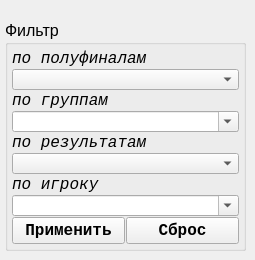
      <widget class="QWidget" name="page_10">
       <widget class="QGroupBox" name="groupBox_filter_group_semifinal">
        <property name="geometry">
         <rect>
          <x>5</x>
          <y>20</y>
          <width>241</width>
          <height>231</height>
         </rect>
        </property>
        <property name="font">
         <font>
          <pointsize>12</pointsize>
          <weight>50</weight>
          <bold>false</bold>
         </font>
        </property>
        <property name="title">
         <string>Фильтр</string>
        </property>
        <layout class="QVBoxLayout" name="verticalLayout_44">
         <property name="spacing">
          <number>1</number>
         </property>
         <property name="leftMargin">
          <number>4</number>
         </property>
         <property name="topMargin">
          <number>4</number>
         </property>
         <property name="rightMargin">
          <number>4</number>
         </property>
         <property name="bottomMargin">
          <number>4</number>
         </property>
         <item>
          <layout class="QVBoxLayout" name="verticalLayout_2">
           <property name="spacing">
            <number>1</number>
           </property>
           <item>
            <layout class="QVBoxLayout" name="verticalLayout_14">
             <property name="spacing">
              <number>1</number>
             </property>
             <item>
              <widget class="QLabel" name="label_34">
               <property name="font">
                <font>
                 <family>Courier New</family>
                 <pointsize>12</pointsize>
                 <italic>true</italic>
                </font>
               </property>
               <property name="text">
                <string>по полуфиналам</string>
               </property>
              </widget>
             </item>
             <item>
              <widget class="QComboBox" name="comboBox_filter_semifinal"/>
             </item>
             <item>
              <widget class="QLabel" name="label_15">
               <property name="font">
                <font>
                 <family>Courier New</family>
                 <pointsize>12</pointsize>
                 <italic>true</italic>
                </font>
               </property>
               <property name="text">
                <string>по группам</string>
               </property>
              </widget>
             </item>
             <item>
              <widget class="QComboBox" name="comboBox_filter_group_sf">
               <property name="editable">
                <bool>true</bool>
               </property>
              </widget>
             </item>
             <item>
              <widget class="QLabel" name="label_29">
               <property name="font">
                <font>
                 <family>Courier New</family>
                 <pointsize>12</pointsize>
                 <italic>true</italic>
                </font>
               </property>
               <property name="text">
                <string>по результатам</string>
               </property>
              </widget>
             </item>
             <item>
              <widget class="QComboBox" name="comboBox_filter_played_sf"/>
             </item>
             <item>
              <widget class="QLabel" name="label_32">
               <property name="font">
                <font>
                 <family>Courier New</family>
                 <pointsize>12</pointsize>
                 <italic>true</italic>
                </font>
               </property>
               <property name="text">
                <string>по игроку</string>
               </property>
              </widget>
             </item>
             <item>
              <widget class="QComboBox" name="comboBox_find_name_sf">
               <property name="font">
                <font>
                 <pointsize>12</pointsize>
                </font>
               </property>
               <property name="editable">
                <bool>true</bool>
               </property>
              </widget>
             </item>
            </layout>
           </item>
           <item>
            <layout class="QHBoxLayout" name="horizontalLayout_2">
             <property name="spacing">
              <number>1</number>
             </property>
             <item>
              <widget class="QPushButton" name="Button_filter_sf">
               <property name="font">
                <font>
                 <family>Courier New</family>
                 <pointsize>12</pointsize>
                 <weight>75</weight>
                 <bold>true</bold>
                </font>
               </property>
               <property name="text">
                <string>Применить</string>
               </property>
              </widget>
             </item>
             <item>
              <widget class="QPushButton" name="Button_reset_filter_sf">
               <property name="font">
                <font>
                 <family>Courier New</family>
                 <pointsize>12</pointsize>
                 <weight>75</weight>
                 <bold>true</bold>
                </font>
               </property>
               <property name="text">
                <string>Сброс</string>
               </property>
              </widget>
             </item>
            </layout>
           </item>
          </layout>
         </item>
        </layout>
       </widget>
      </widget>
